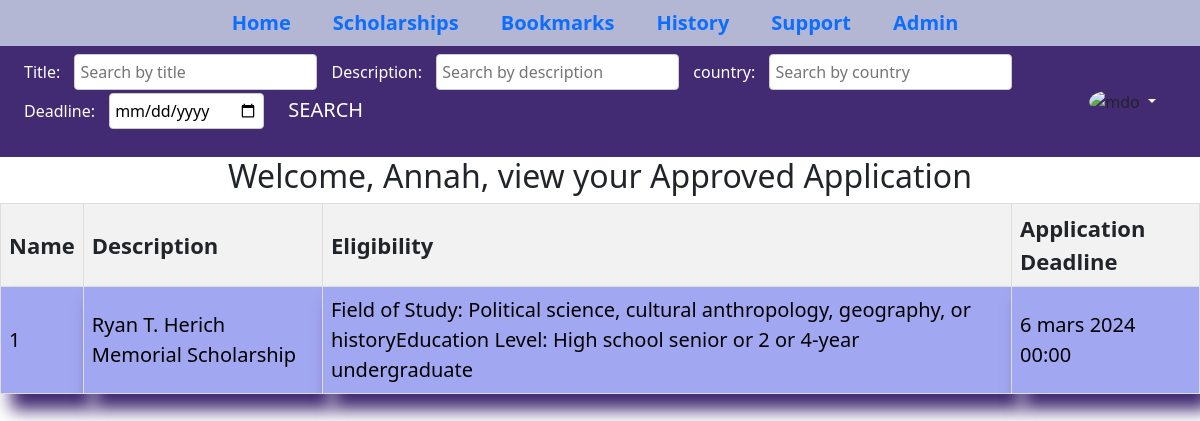
/approved_application/ (signed in), run on the app's committed database.
### scholarships/models.py (models this page shows)
class ScholarshipApplication(models.Model):
    userprofile= models.ForeignKey('userprofile.UserProfile', on_delete=models.CASCADE, related_name='scholarships',null=True)
    essay= models.TextField(null=True)
    created_at= models.DateTimeField(auto_now_add=True,null=True)
    is_approved= models.BooleanField(default=False,null=True)  # New field for approval status
    id= models.IntegerField(primary_key=True,null=False)
    scholarship= models.ForeignKey(Scholarships, on_delete=models.CASCADE, related_name='applications',null=True )
    approved_scholarship=models.ForeignKey('scholarships.ApprovedScholarship', on_delete=models.CASCADE, related_name='applyscholarship',null=True)

class Scholarships(models.Model):
    name= models.CharField(max_length=255,blank=True, null=True)
    description= models.TextField(blank=True, null=True)
    eligibility_criteria= models.TextField(blank=True, null=True)
    scholarship_type= models.CharField(max_length=50, choices=[('merit', 'Merit-Based'), ('need', 'Need-Based')],blank=True, null=True)
    status= models.CharField(max_length=50, choices=[('open', 'Open'), ('closed', 'Closed'), ('ongoing', 'Ongoing')],blank=True, null=True)
    application_deadline = models.DateTimeField(blank=True, null=True)
    Contact_email=models.EmailField(blank=True, null=True)
    id= models.IntegerField(primary_key=True,null=False)
    created_at = models.DateTimeField(auto_now_add=True,null=True)
    country =CountryField(blank_label='(select country)',null=True)
    url = models.CharField(max_length=255,null=True)

### scholarships/views.py (the view)
# urls.py: path('approved_application/',views.approved_scholarships, name='approved_application'),
@login_required
def approved_scholarships(request):
    try:
        user_profile = UserProfile.objects.get(user=request.user)
        user_approved_scholarships =ScholarshipApplication.objects.filter(
            userprofile=user_profile,  # Filter by user profile
            is_approved=True  # Filter by approval status
        )
    except UserProfile.DoesNotExist:
        user_approved_scholarships = []
    return render(request, 'approved_application.html', {'approved_scholarships': user_approved_scholarships})

### scholarships/templates/approved_application.html (shortened to what this page needs)
{% include 'navbar.html' %}
{% include 'new_scholarship_notifications.html' %}
<html>
    <head>
    </head>
    <body>
        <h2>Welcome, {{ user.username }}, view your Approved Application </h2>
        <table id="scholarship-table">
            <thead>
              <tr>
                <th>Name</th>
                <th>Description</th>
                <th>Eligibility</th>
                <th>Application Deadline</th>
              </tr>
            </thead>
        <tbody>
        {% for scholarship in approved_scholarships %}        <tr>
         <td> {{ scholarship.id }}</td>
         <td> {{ scholarship.scholarship.name }}</td>
         <td> {{ scholarship.scholarship.eligibility_criteria}}</td>
         <td> {{ scholarship.scholarship.application_deadline}}</td>
        </tr>
            {% endfor %}
        </tbody>
        </table>
    </body>
    </html>

### scholarships/templates/approved_application.html (style rules this page uses)
h2 { text-align: center; }
#scholarship-table { width: 100%; border-collapse: collapse; }
#scholarship-table th, #scholarship-table td { border: 1px solid #ddd; padding: 8px; }
#scholarship-table th { background-color: #f2f2f2; font-size: 22px; }
th { text-align: justify; }
td { background-color: rgb(162, 167, 241); box-shadow: 10px 16px 16px #422b72; font-size: 20px; padding: 15px; color: black; }

### data on the page
ScholarshipApplication: id "1", scholarship.name "Ryan T. Herich Memorial Scholarship", scholarship.eligibility_criteria "Field of Study: Political science, cultural anthropology, geography, or historyEducation Level: High school senior or 2 or 4-year undergraduate", scholarship.application_deadline "6 mars 2024 00:00"

### other printed values
{{ user.username }} "Annah"
